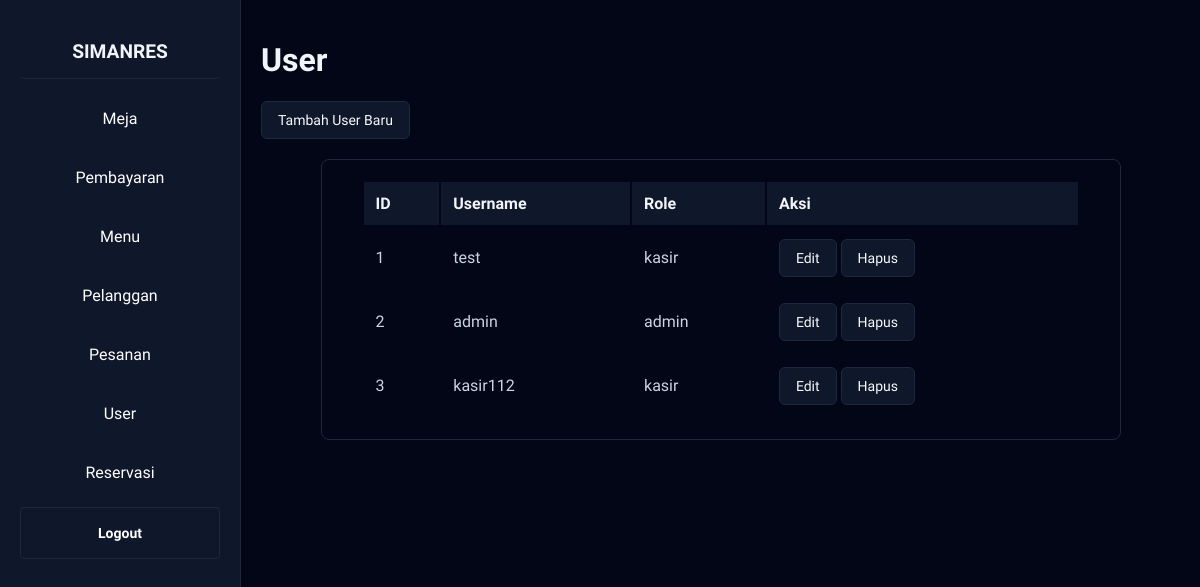
The app's page /admin/user.php (signed in) with its own data.
### tables this page shows
CREATE TABLE `user` (
  `id` int(255) NOT NULL,
  `username` varchar(255) NOT NULL,
  `password` varchar(255) NOT NULL,
  `role` enum('kasir','admin') NOT NULL
);

### admin/user.php (the view, shortened to what this page needs)
<?php
include_once '../config.php';
$editData = null;
$showCreateForm = false;
$query = "SELECT id, username, role FROM user";
$stmt = $conn->prepare($query);
$stmt->execute();
$result = $stmt->get_result();
$users = [];
while ($row = $result->fetch_assoc()) {
    $users[] = $row;
}
?>
<!DOCTYPE html>
<html>
<head>
    <link rel="stylesheet" href="../style.css">
</head>
<body>
    <div class="layout">
        <?php include_once "../sidebar.php" ?>
        <div class="main-content">
            <h1>User</h1>
            <?php if (!$editData && !$showCreateForm): ?>
                <div class="create-button">
                    <a class="button" href="user.php?action=create">Tambah User Baru</a>
                </div>
            <?php endif; ?>
            <div class="admin-table">
                <div class="table-wrapper">
                    <table>
                        <thead>
                            <tr>
                                <th>ID</th>
                                <th>Username</th>
                                <th>Role</th>
                                <th>Aksi</th>
                            </tr>
                        </thead>
                        <tbody>
                            <?php foreach ($users as $user): ?>
                                <tr>
                                    <td><?= htmlspecialchars($user['id']) ?></td>
                                    <td><?= htmlspecialchars($user['username']) ?></td>
                                    <td><?= htmlspecialchars($user['role']) ?></td>
                                    <td>
                                        <a class="button" href="user.php?action=edit&id=<?= $user['id'] ?>">Edit</a>
                                        <a class="button" href="user.php?action=delete&id=<?= $user['id'] ?>"
                                            onclick="return confirm('Apakah Anda yakin ingin menghapus user ini?')">Hapus</a>
                                    </td>
                                </tr>
                            <?php endforeach; ?>
                        </tbody>
                    </table>
                </div>
            </div>
        </div>
    </div>
</body>
</html>

### style.css (style rules this page uses)
:root { --background-color: #020617; --secondary-background-color: #0f172a; --foreground-color: #f1f5f9; --border-color: #1e293b; }
body { margin: 0; font-family: "Geist", sans-serif; background-color: var(--background-color); color: var(--foreground-color); }
.button { display: inline-flex; align-items: center; justify-content: center; border-radius: 0.375rem; padding: 0.5rem 1rem; font-size: 0.875rem; font-weight: 500; line-height: 1.25rem; border: 1px solid transparent; cursor: pointer; transition: all 0.2s ease; text-decoration: none; background-color: hsl(222.2, 47.4%, 11.2%); border: 1px solid var(--border-color); color: hsl(210, 40%, 98%); }
.table-wrapper { width: 100%; overflow-x: auto; }
table { width: 100%; max-width: 800px; margin: 0 auto; padding: 20px 40px; overflow-x: auto; border-radius: 0.5rem; border: 1px solid var(--border-color); }
thead { background-color: var(--secondary-background-color); border-bottom: 1px solid var(--border-color); }
th { padding: 0.75rem; text-align: left; font-weight: 600; color: var(--foreground-color); white-space: nowrap; }
td { padding: 0.75rem; color: #cbd5e1; }
.layout { display: flex; min-height: 100vh; }
.main-content { flex: 1; padding: 20px; }

### admin/user.php (style rules this page uses)
.create-button { margin-bottom: 20px; }

### records on screen
user: id "1", username "test", role "kasir"
user: id "2", username "admin", role "admin"
user: id "3", username "kasir112", role "kasir"
